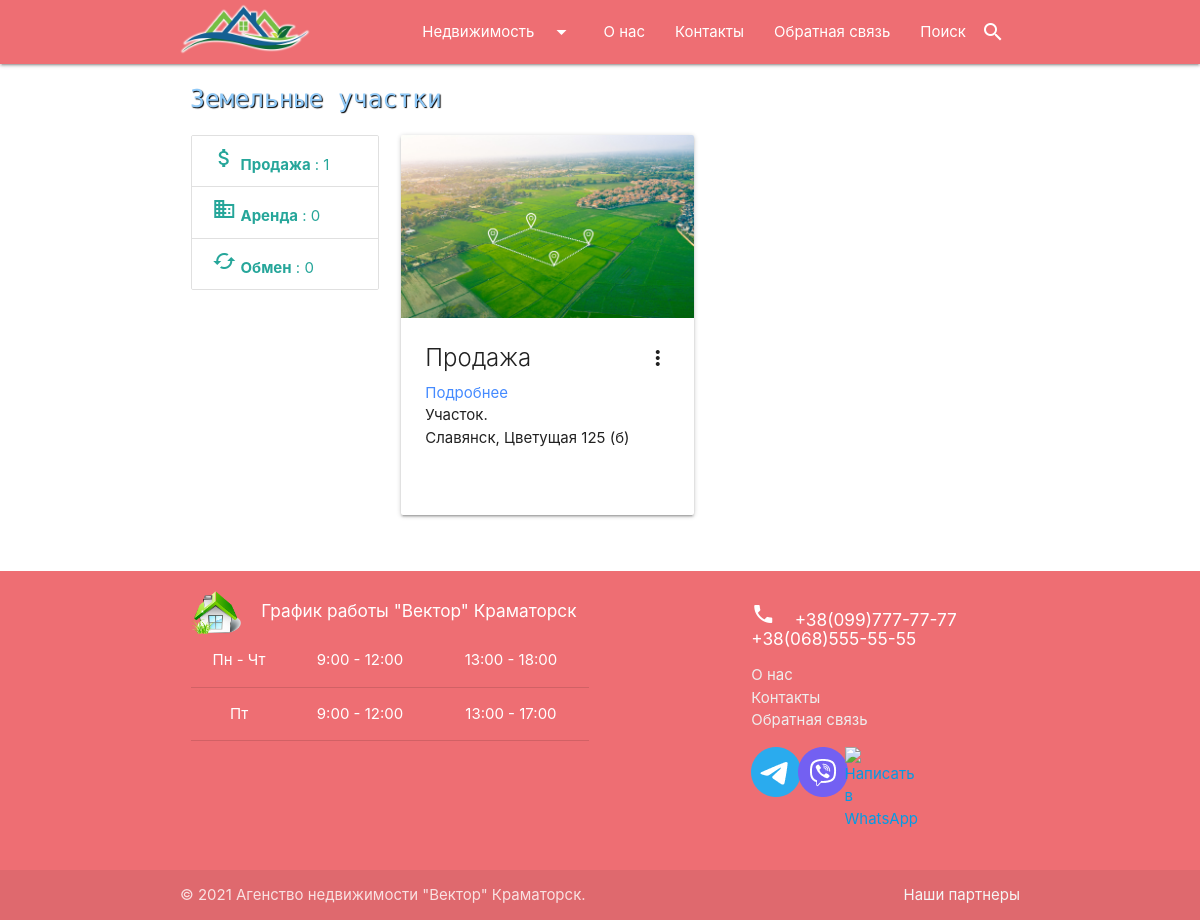
Page /landplots/ on the committed database.
### agency/models.py (models this page shows, shortened)
class LandPlot(models.Model):
    slug_title = 'LandPlot'
    created_at = models.DateTimeField(auto_now_add=True, verbose_name='Создано')
    updated_at = models.DateTimeField(auto_now=True, verbose_name='Обновлено')
    proposal_type = models.CharField(max_length=8, choices=_PROP_CHOICES, default=_SALE, verbose_name='Тип предложения')
    price = models.FloatField(verbose_name='Цена $')
    size = models.FloatField(verbose_name='Размер земельного участка сот.')
    address = models.CharField(max_length=65, verbose_name='Адрес')
    description = models.TextField(blank=True, max_length=400, verbose_name='Описание')
    image = models.ImageField(upload_to="LandPlots/", blank=True, verbose_name='Фото земельного участка')
    realtors = models.ManyToManyField(Realtor, blank=True, verbose_name='Риелтор')
    def get_absolute_url(self):
        return reverse('landPlot', kwargs={"pk": self.pk})
    class Meta:
        verbose_name = 'Земельный участок'
        verbose_name_plural = 'Земельные участки'
        ordering = ['created_at']

### agency/views.py (the view)
# urls.py: path('landplots/', LandPlotsView.as_view(), name='landPlots'),
class LandPlotsView(ListView):
    model = LandPlot
    template_name = 'agency/landplots.html'
    context_object_name = 'landplots'
    paginate_by = 6
    def get_context_data(self, **kwargs):
        context = super().get_context_data(**kwargs)
        context['title'] = "Земельные участки"
        return context
    def get_queryset(self):
        return LandPlot.objects.all()

### agency/templatetags/landplots_tags.py (called while the page is built)
@register.inclusion_tag('agency/landsSidebarTmpl.html')
def count_lands():
    landsBySale = len(LandPlot.objects.filter(proposal_type='sale'))
    landsByExchange = len(LandPlot.objects.filter(proposal_type='exchange'))
    landsByRental = len(LandPlot.objects.filter(proposal_type='rental'))
    return {
        "landsBySale": landsBySale,
        "landsByExchange": landsByExchange,
        "landsByRental": landsByRental,
    }

### agency/templates/agency/landplots.html (shortened to what this page needs)
{% extends 'index.html' %}
{% block content %}
<div class="container">
    <h5 class="pageTitle">{{ title }}</h5>
    <div class="row">
        <div class="col s12 m12 l3">
            {% include 'inc/_landplots_sidebar.html' %}
        </div>
        <div class="col s12 m12 l9">
            <div class="row">
                {% for item in landplots %}
                <div class="col s12 m6 l6 xl4">
                    <div class="card sticky-action hoverable card_flat">
                        <div class="card-image waves-effect waves-block waves-light">
                            <img class="activator" src="{{ item.image.url }}">
                        </div>
                        <div class="card-content">
                            <span class="card-title activator grey-text text-darken-4">
                                {% if item.proposal_type == 'sale' %}
                                    Продажа
                                {% elif item.proposal_type == 'rental' %}
                                    Аренда
                                {% elif item.proposal_type == 'exchange' %}
                                    Обмен
                                {% else %}
                                    unknown
                                {% endif %}
                                <i class="material-icons right">more_vert</i>
                            </span>
                            <a href="{{ item.get_absolute_url }}" style="color: #448aff;">Подробнее</a>
                            <p>Участок.</p>
                            <p>{{ item.address }}</p>
                        </div>
                    </div>
                </div>
                {% endfor %}
            </div>
            <div class="col s12 paginator" style="display: flex; justify-content: center;">
            </div>
        </div>
    </div>
</div>
{% endblock %}

### rental/static/css/main.css (style rules this page uses)
body { display: flex; min-height: 100vh; flex-direction: column; }
.pageTitle { font-family: 'Rubik Mono One', sans-serif; color: #90caf9; text-shadow: 1px 1px 1px black; margin-left: 5px; padding: 5px; }
@media screen and (min-width: 993px) { .card_flat { height: 380px; } }

### rows in the picture
LandPlot: image (picture), proposal_type "Продажа", address "Славянск, Цветущая 125 (б)"

### other values in the picture
{{ title }} "Земельные участки"
{{ landsBySale }} "1"
{{ landsByExchange }} "0"
{{ landsByRental }} "0"
